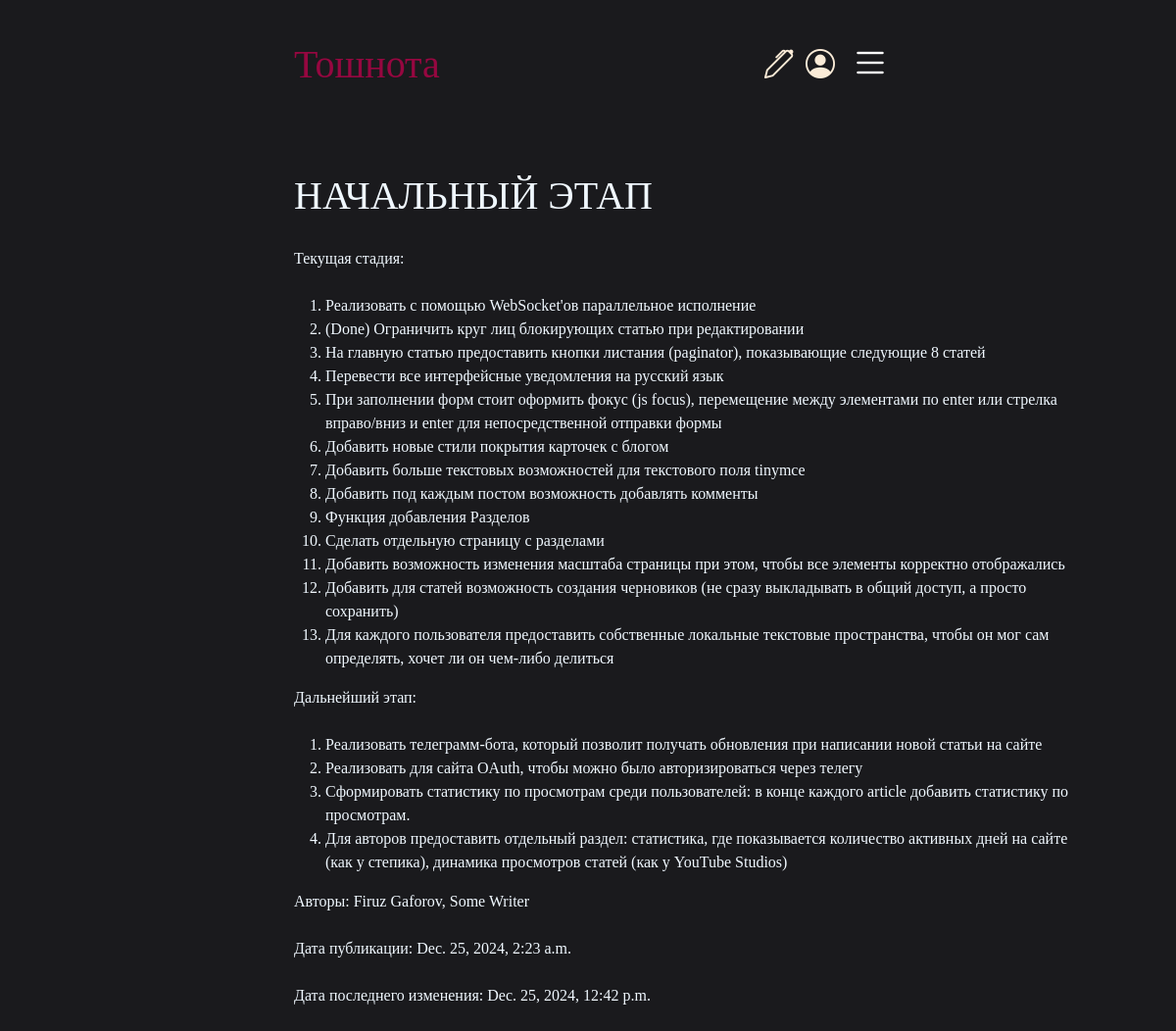
/notes/28/, run on the app's committed database.
### notes/models.py (models this page shows, shortened)
class Article(models.Model):
    chapter = models.ForeignKey(Chapter, models.SET_NULL, blank=True, null=True)
    heading = models.CharField(max_length=200)
    body = HTMLField()
    pub_date = models.DateTimeField(auto_now_add=True)
    last_edit_date = models.DateTimeField(auto_now=True)
    image = models.ImageField(
        verbose_name='Изображение',
        upload_to='articles/',
        blank=True,
    )
    authors = models.ManyToManyField(User, related_name='articles')
    is_locked = models.BooleanField(default=False)
    locked_by = models.ManyToManyField(User, blank=True, default=None)

### notes/views.py (the view)
# urls.py: path("<int:article_id>/", views.detail, name="detail"),
def detail(request, article_id):
    article = get_object_or_404(Article, id=article_id)
    context = {
        "art": article,
    }
    return render(request, "notes/detail.html", context)

### notes/context_processors.py (called while the page is built)
def add_variable_to_context(requests):
    return {
        "partitions": Partition.objects.all(),
    }

### templates/notes/detail.html (shortened to what this page needs)
{% extends "layout.html"%}
{% load static %}
{% block includes %}
<link rel="stylesheet" href="{% static 'notes/main_style.css' %}">
<link rel="stylesheet" href="{% static 'notes/detail_notes.css' %}">
{% endblock %}
{% block content %}
{% if art %}
    <h1 class="left-moved upper_case">{{ art.heading }} </h1>
    <div class="left-moved" name="note_detail_body">{{art.body |safe}}</div>
    <p>Авторы:
        {% for author in art.authors.all %}
            {{ author.first_name }} {{author.last_name}}{% if not forloop.last %}, {% endif %}
        {% endfor %}
    </p>
    <p name="pub_date" class="left-moved">Дата публикации: {{art.pub_date}}</p>
    <p name="last_edit_date" class="left-moved">Дата последнего изменения: {{art.last_edit_date}}</p>
{% endif %}
{% endblock %}

### static/notes/main_style.css (style rules this page uses)
body { background-color: #1a1a1d; padding: 0px 25% 0px 25%; font-family: serif; color: aliceblue; }
main p { margin-bottom: 1.5em; }

### static/notes/detail_notes.css (style rules this page uses)
div[name="note_detail_body"] { padding-top: 20px; width: 800px; }
.upper_case { text-transform: uppercase; }

### data on the page
Article: heading "НАЧАЛЬНЫЙ ЭТАП", body "Текущая стадия: Реализовать с помощью WebSocket'ов параллельное исполнение (Done) Ограничить круг лиц блокирующих статью при редактировании На главную статью предоставить кнопки листания (paginator), показывающие следующие 8 статей Перевести все интерфейсные уведомления на русский язык При заполнении форм стоит оформить фокус (js focus), перемещение между элементами по enter или стрелка вправо/вниз и enter для непосредственной отправки формы Добавить новые стили покрытия карточек с блогом Добавить больше текстовых возможностей для текстового поля tinymce Добавить под каждым постом возможность добавлять комменты Функция добавления Разделов Сделать отдельную страницу с разделами Добавить…", pub_date "Dec. 25, 2024, 2:23 a.m.", last_edit_date "Dec. 25, 2024, 12:42 p.m."

### other printed values
{{ author.first_name }} "Firuz"
{{ author.last_name }} "Gaforov"
{{ author.first_name }} "Some"
{{ author.last_name }} "Writer"
